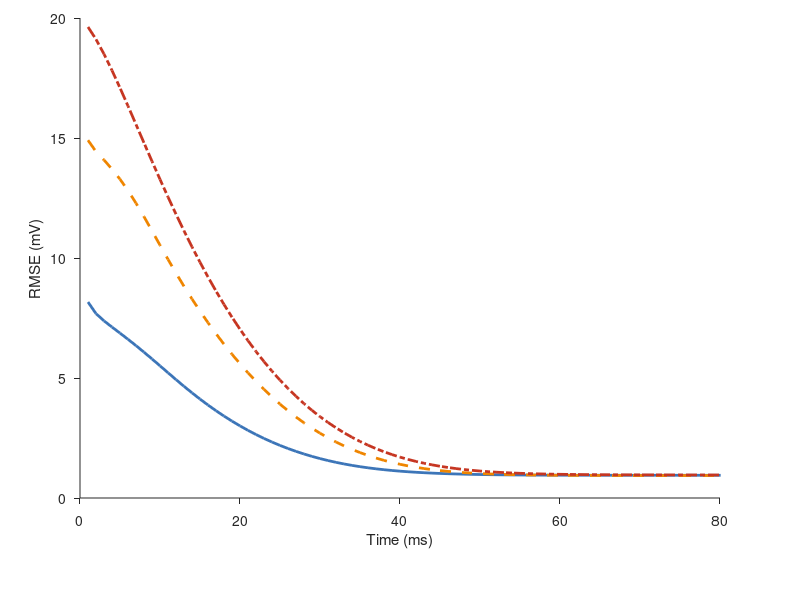

Here is the MATLAB script that generated this plot: (Note: this script raises an error after producing the figure.)


FS = 8;             % fontsize - point
FS_Panel_Label = 12;

font = 'arial';
fig_width = 17;  % cm
fig_height = 7;  % cm

LW = 0.5;         % linewidth

fig_filename = '/Users/klayton/Dropbox/CRLBNeuro/manuscript/figures/pdf/DynamicCRB.pdf';
figure('units','centimeters','papersize',[fig_height fig_width],'filename',fig_filename,'position',[2 2 fig_width fig_height]);

load crb_convergence_results.mat

%%
displayInd = 1;

crbData = squeeze(sqrt(crbModels(displayInd,2:end,:)));
lHandle=plot(1e3*t(2:end),crbData);

set(lHandle,'LineWidth',2)
set(lHandle(1),'Color',[60 117 184]./255,'LineStyle','-');
set(lHandle(2),'Color',[239 133 0]./255,'LineStyle','--');
set(lHandle(3),'Color',[198 54 34]./255,'LineStyle','-.');
set(gca,'Position',[0.1 0.17 0.8 0.8],'TickDir','out');
xlim([0 80]);
% grid on;
box off

labx=xlabel('Time (ms)');
laby=ylabel('RMSE (mV)');
legText={};
for i=1:length(priorSigma)
legText = cat(1,legText,sprintf('$P_0=%d, R=%d$',priorSigma(i)^2,measureSigma(i)^2));
end
leg=legend(legText);

set([gca laby labx leg],'fontsize',FS,'fontname',font)
set(leg,'interpreter','latex','Position',get(leg,'Position').*[0.95 1 1.1 1.1]);
legend('boxoff')
return
%%
export_fig(fig_filename)